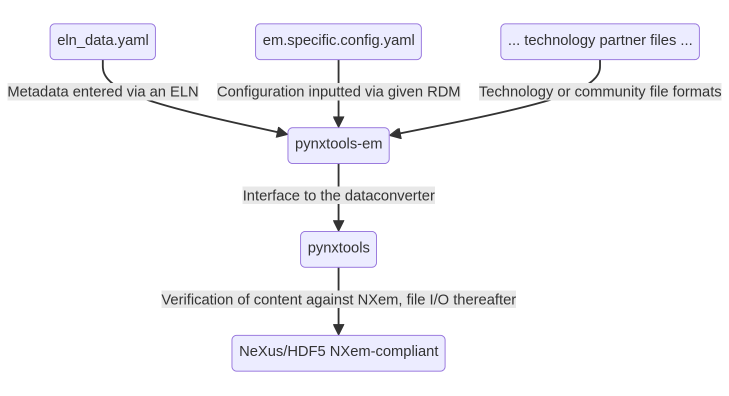
#> input picture explanation/media/workflow.png, 1458 x 791 px (shown at 1/2 size)
$ python -i image_processing.py   (imports and definitions only)
#> lines starting #> are read from the running program, lines starting #| are printed output that depends on the picture
#> further down, picture is the input picture: PIL image 1458x791 RGBA; mean R, G, B, A 246, 245.7, 248.3, 255
#
# Copyright The NOMAD Authors.
#
# This file is part of NOMAD. See https://nomad-lab.eu for further info.
#
# Licensed under the Apache License, Version 2.0 (the "License");
# you may not use this file except in compliance with the License.
# You may obtain a copy of the License at
#
#     http://www.apache.org/licenses/LICENSE-2.0
#
# Unless required by applicable law or agreed to in writing, software
# distributed under the License is distributed on an "AS IS" BASIS,
# WITHOUT WARRANTIES OR CONDITIONS OF ANY KIND, either express or implied.
# See the License for the specific language governing permissions and
# limitations under the License.
#
"""Resize images so that they display properly in H5Web."""

# f"https://stackoverflow.com/questions/4321290/"
# f" how-do-i-make-pil-take-into-account-the-shortest-side-when-creating-a-thumbnail"

import numpy as np
from PIL import Image as pil


def thumbnail(img, size=300):
    """Create a thumbnail, i.e. resized version of an image."""
#> called with size = 300
    img = img.copy()

    if img.mode not in ("L", "RGB"):
        img = img.convert("RGB")

    old_width, old_height = img.size
#> old_width = 1458; old_height = 791

    if old_width < size and old_height < size:
        return img

    if old_width == old_height:
        img.thumbnail((size, size))

    elif old_height > old_width:
        ratio = float(old_width) / float(old_height)
        new_width = ratio * size
        img = img.resize((int(np.floor(new_width)), size))

    elif old_width > old_height:
        ratio = float(old_height) / float(old_width)
#> ratio = 0.543
        new_height = ratio * size
#> new_height = 162.8
        img = img.resize((size, int(np.floor(new_height))))
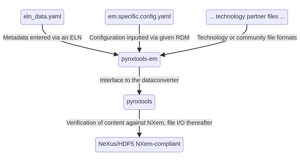
#> img: PIL image 300x162 RGB; mean R, G, B 245.9, 245.6, 248.1
    return img

>>> from PIL import Image
>>> picture = Image.open('../../explanation/media/workflow.png')
>>> result = thumbnail(picture)
